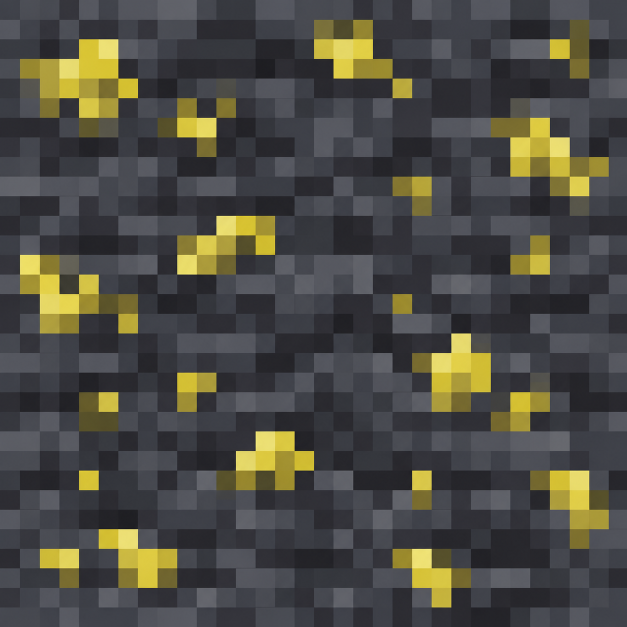
#> input picture art/source/sulfur.png, 1254 x 1254 px (shown at 1/2 size); its folder holds only this picture in this run
$ python import_art.py sulfur ../art/source/deepslate_sulfur_ore.png
#> lines starting #> are read from the running program, lines starting #| are printed output that depends on the picture
"""Mechanical nearest-neighbour export of the generated art to Minecraft PNGs."""
import argparse
import shutil
from pathlib import Path
from PIL import Image

ROOT = Path(__file__).resolve().parents[1]

if __name__ == '__main__':
    parser = argparse.ArgumentParser(description=__doc__)
    parser.add_argument('name', choices=['sulfur', 'sulfur_ore', 'deepslate_sulfur_ore', 'saltpeter', 'humus'])
    parser.add_argument('source', type=Path)
    args = parser.parse_args()
    original = ROOT / 'art/source' / f'{args.name}.png'
    original.parent.mkdir(parents=True, exist_ok=True)
    shutil.copy2(args.source, original)
    kind = 'block' if args.name.endswith('_ore') else 'item'
    dest = ROOT / 'shared/assets/craftablegunpowder/textures' / kind / f'{args.name}.png'
    dest.parent.mkdir(parents=True, exist_ok=True)
    with Image.open(original) as source:
#> source is the input picture: PIL image 1254x1254 RGB; mean R, G, B 76, 74.9, 67.1
        sprite = source.convert('RGBA').resize((16, 16), Image.Resampling.NEAREST)
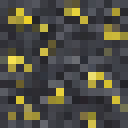
#> sprite: PIL image 16x16 RGBA (shown 8 times larger); mean R, G, B, A 79.4, 77.7, 66.8, 255
        # Minecraft extrudes item boundaries from alpha. Near-opaque generated
        # pixels otherwise leave translucent sides even without antialiasing.
        if kind == 'item':
            sprite.putalpha(sprite.getchannel('A').point(lambda alpha: 255 if alpha >= 128 else 0))
            bounds = sprite.getbbox()
#> bounds = (0, 0, 16, 16)
            if bounds and (bounds[0] == 0 or bounds[1] == 0 or bounds[2] == 16 or bounds[3] == 16):
                cropped = sprite.crop(bounds)
                cropped.thumbnail((14, 14), Image.Resampling.NEAREST)
                sprite = Image.new('RGBA', (16, 16))
#> sprite: PIL image 16x16 RGBA; every value is 0
                sprite.paste(cropped, ((16 - cropped.width) // 2, (16 - cropped.height) // 2))
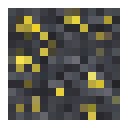
#> sprite: PIL image 16x16 RGBA (shown 8 times larger); mean R, G, B, A 61.3, 60.1, 52.1, 195.2; transparent parts drawn white
        sprite.save(dest)
    print(dest.relative_to(ROOT))
